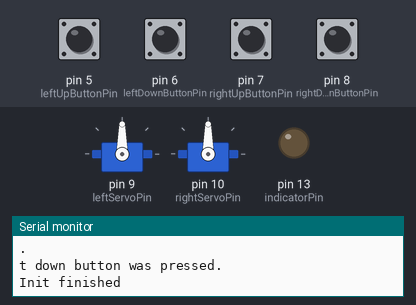
This sketch was run on a simulated Arduino Uno, built with avr-gcc and run on an emulated ATmega328P. On the bench: 2 × servo, output pins drawn as LEDs (lit = HIGH), the last lines printed to the serial monitor. The test bench sets the inputs (shaded band); at power-on: pin 5 (leftUpButtonPin), pin 6 (leftDownButtonPin), pin 7 (rightUpButtonPin), pin 8 (rightDownButtonPin) HIGH.

Above: at 2.4 s.
2.5 s: pin 5 (leftUpButtonPin) pulled LOW for 0.15 s
At 2.61 s:
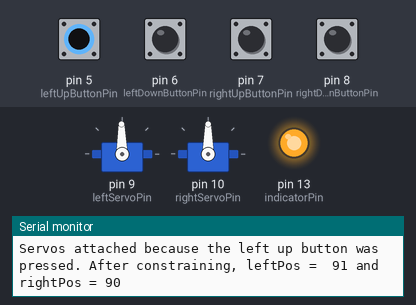
4.2 s: pin 6 (leftDownButtonPin) pulled LOW for 1 s
At 6.1 s:
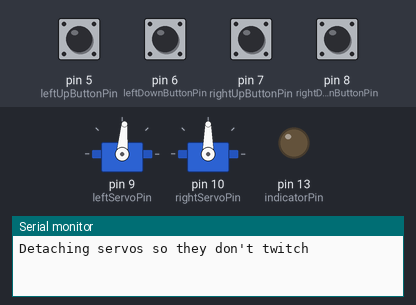
7.2 s: pin 6 (leftDownButtonPin) pulled LOW for 1 s
At 9.5 s:
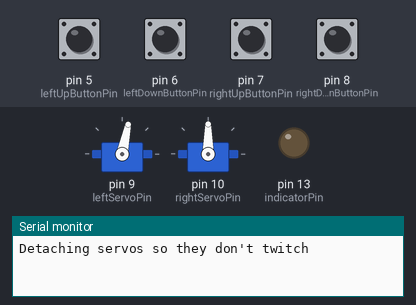
10.2 s: pin 7 (rightUpButtonPin) pulled LOW for 0.15 s
At 10.32 s:
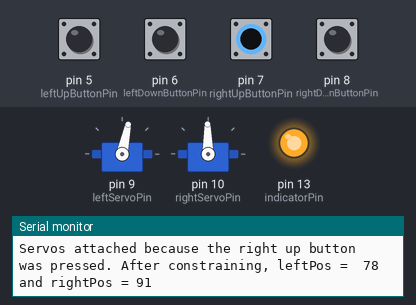
11.8 s: pin 8 (rightDownButtonPin) pulled LOW for 1 s
At 13.3 s:
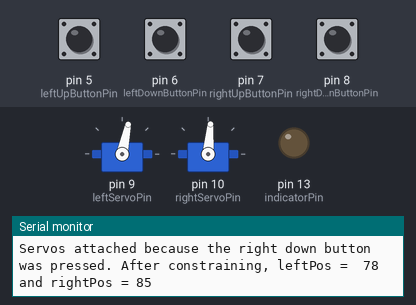
14.8 s: pin 8 (rightDownButtonPin) pulled LOW for 1 s
At 16.8 s:
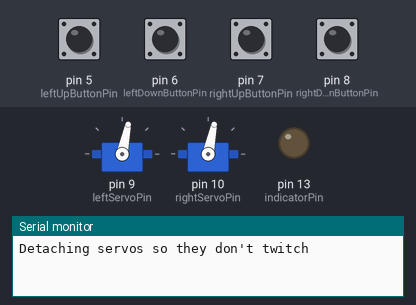
Timing chart, 0 to 18.3 s (numbered marks = the images above; inputs shaded):
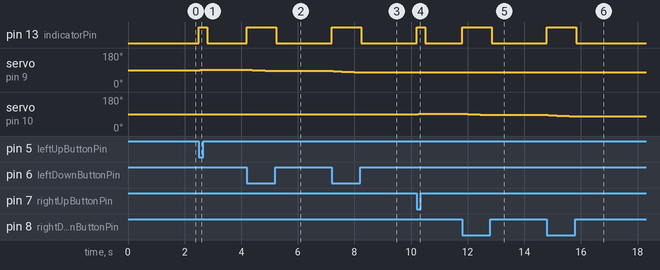

Measured:
- after the input at 2.5 s, pin 13 (indicatorPin): LOW → HIGH at once, → LOW 0.29 s later; servo on pin 9 (leftServoPin): 90° → 91° after 0.05 s, → 92° 0.15 s later
- after the input at 4.2 s, pin 13 (indicatorPin): LOW → HIGH at once, → LOW 1.0 s later; servo on pin 9 (leftServoPin): moves from 92° to 85° over 0.89 s, starting after 0.05 s
- after the input at 7.2 s, pin 13 (indicatorPin): LOW → HIGH at once, → LOW 1.0 s later; servo on pin 9 (leftServoPin): moves from 85° to 78° over 0.89 s, starting after 0.05 s
- after the input at 10.2 s, pin 13 (indicatorPin): LOW → HIGH at once, → LOW 0.29 s later; servo on pin 10 (rightServoPin): 90° → 91° after 0.05 s, → 92° 0.15 s later
- after the input at 11.8 s, pin 13 (indicatorPin): LOW → HIGH at once, → LOW 1.0 s later; servo on pin 10 (rightServoPin): moves from 92° to 85° over 0.89 s, starting after 0.05 s
- after the input at 14.8 s, pin 13 (indicatorPin): LOW → HIGH at once, → LOW 1.0 s later; servo on pin 10 (rightServoPin): moves from 85° to 78° over 0.89 s, starting after 0.05 s

The sketch:

trippyGogglesCode.ino
```cpp
// (licence header left out)
#include <Servo.h>

#define indicatorPin       13  // turns on when button pressed

#define leftUpButtonPin    5   // pins for buttons
#define leftDownButtonPin  6
#define rightUpButtonPin   7
#define rightDownButtonPin 8

#define leftServoPin       9   // pins for servos
#define rightServoPin      10

#define servoMinPos 40         // servo will not be allowed to go below this rotation val
#define servoMaxPos 170        // or above this one

// holds button values - false when button is pressed
bool leftUpButtonVal, leftDownButtonVal, rightUpButtonVal, rightDownButtonVal;

// le servos
Servo leftServo;
Servo rightServo;

// servo starting position
int leftPos, rightPos;

// detach non-used servos at this time
int detachServosAt;
bool servosAttached;

void setup() {
  delay(250); // so uploads don't fail as much

  Serial.begin(9600);

  delay(500); // wait for le serial to stabilize

  // say hey
  Serial.println("Hello world.");

  // initialize all the button input pins
  pinMode(leftUpButtonPin, INPUT);
  pinMode(leftDownButtonPin, INPUT);
  pinMode(rightUpButtonPin, INPUT);
  pinMode(rightDownButtonPin, INPUT);

  pinMode(indicatorPin, OUTPUT); // LED on 13 by default

  // attach servos to their respective pins
  leftServo.attach(leftServoPin);
  delay(100);
  rightServo.attach(rightServoPin);
  delay(100);

  // get current position
  leftPos = leftServo.read();
  rightPos = rightServo.read();
  Serial.println("leftPos: " + leftPos);
  Serial.println("rightPos: " + rightPos);
  delay(100);

  // go to initial position
  leftServo.write(leftPos);
  delay(100);
  rightServo.write(rightPos);
  delay(100);
  Serial.println("Init finished");
}

void loop() {

  leftUpButtonVal       = digitalRead(leftUpButtonPin);
  leftDownButtonVal     = digitalRead(leftDownButtonPin);
  rightUpButtonVal      = digitalRead(rightUpButtonPin);
  rightDownButtonVal    = digitalRead(rightDownButtonPin);

  if (leftUpButtonVal == 0 | leftDownButtonVal == 0 || rightUpButtonVal == 0 || rightDownButtonVal == 0) {

    // detach servos in 1s
    detachServosAt = millis() + 1000;

    // attach servos
    rightServo.attach(rightServoPin);
    leftServo.attach(leftServoPin);
    servosAttached = true;
    Serial.print("Servos attached because ");

    // turn on LED if buttons pressed
    digitalWrite(indicatorPin, HIGH);

    if (leftUpButtonVal == 0) {
      leftPos++;
      Serial.print("the left up button was pressed. ");
    }

    if (leftDownButtonVal == 0) {
      leftPos--;
      Serial.print("the left down button was pressed. ");
    }

    if (rightUpButtonVal == 0) {
      rightPos++;
      Serial.print("the right up button was pressed. ");
    }

    if (rightDownButtonVal == 0) {
      rightPos--;
      Serial.print("the right down button was pressed. ");
    }

    leftPos =  constrain(leftPos, servoMinPos, servoMaxPos);
    rightPos = constrain(rightPos, servoMinPos, servoMaxPos);

    Serial.println("After constraining, leftPos \=  " + String(leftPos) + " and rightPos \= " + String(rightPos));

    leftServo.write(leftPos);
    rightServo.write(rightPos);
    delay(100);

  } else {
    if (millis() >= detachServosAt & servosAttached == true) {
      Serial.println("Detaching servos so they don't twitch"); // comment this out if your servos behave differently
      leftPos = leftServo.read();
      rightPos = rightServo.read();
      rightServo.detach();
      leftServo.detach();
      servosAttached = false;
    }
    // turn LED off if buttons not pressed
    digitalWrite(indicatorPin, LOW);
  }
}
```
